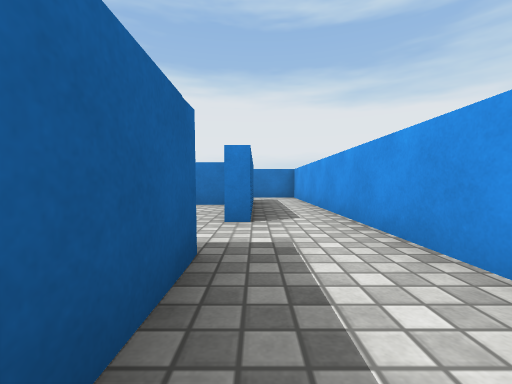
View 1 (above)

16 first-person views from a walk through a 3-D level made in the Unity game engine. The camera is 0.51 m above the floor, tilts 2° down and sees 90° across. The floor is counted in squares, 1 m on a side. Each view is taken from the middle of a square. On the plan, view 1 faces up. The plan holds only what a view shows up to about 9 squares ahead; the rest is blank. The player character is not drawn. Surface patterns are stand-ins for the level's own textures.

View 2
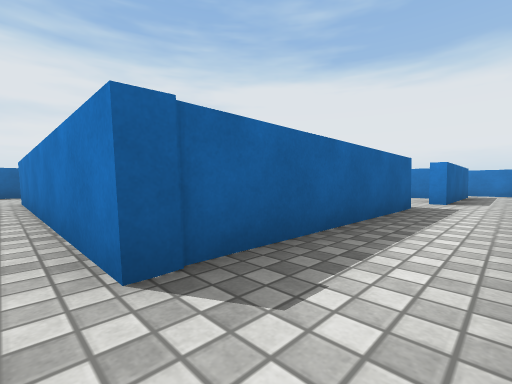

View 3
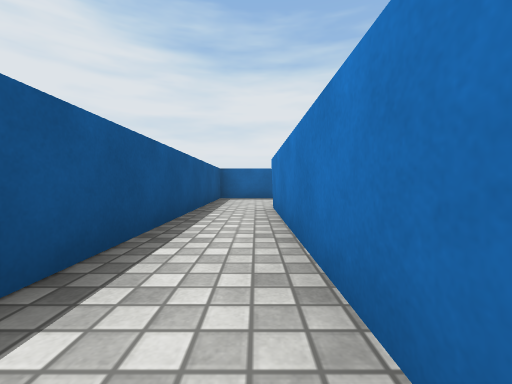

View 4
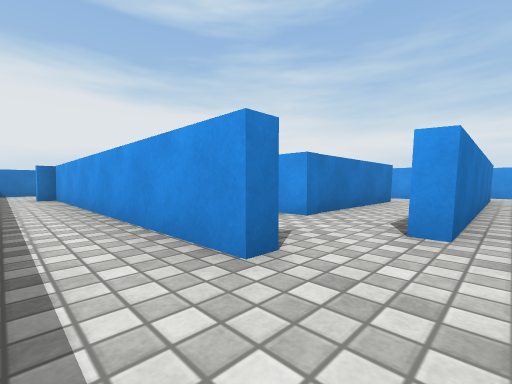

View 5
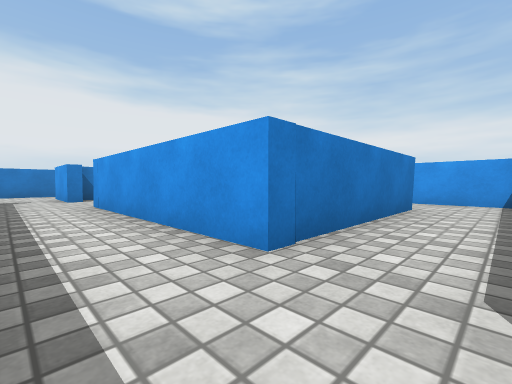

View 6
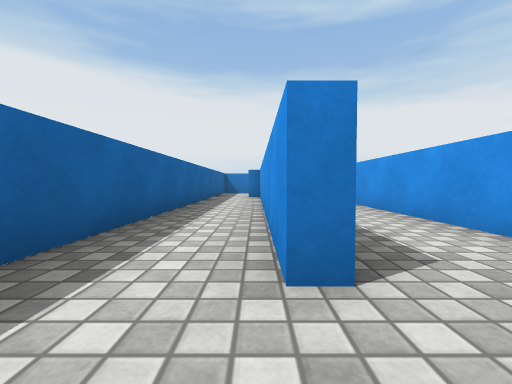

View 7
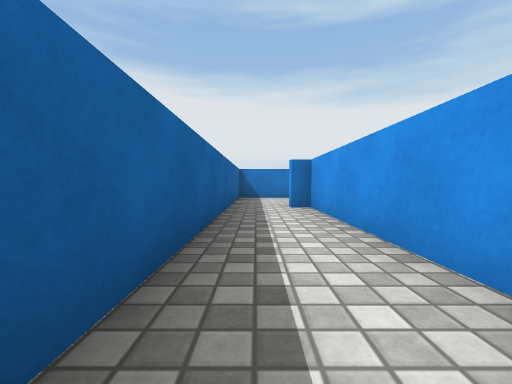

View 8
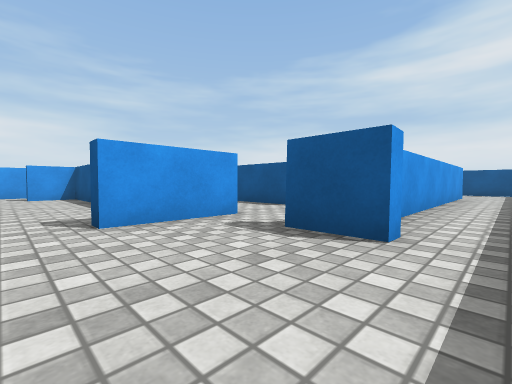

View 9
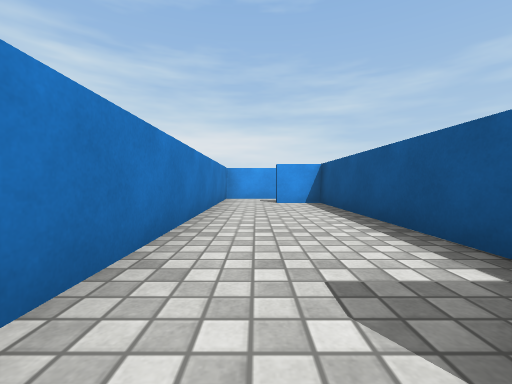

View 10
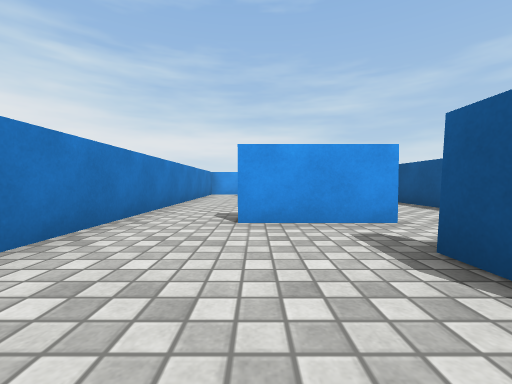

View 11
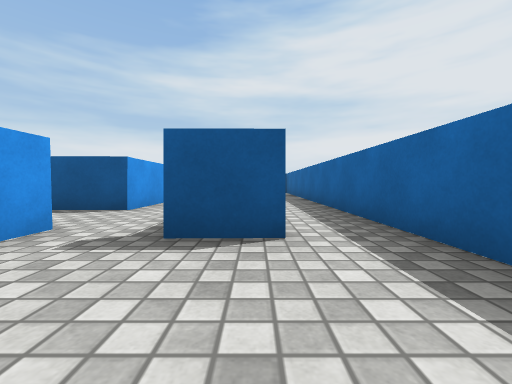

View 12
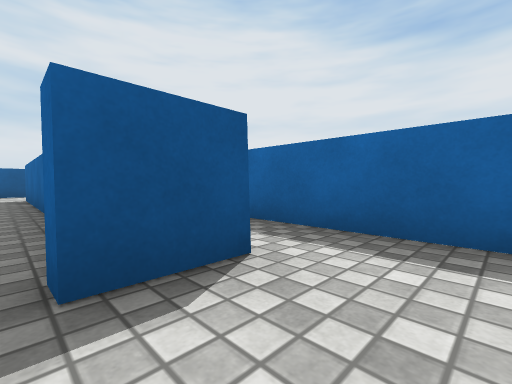

View 13
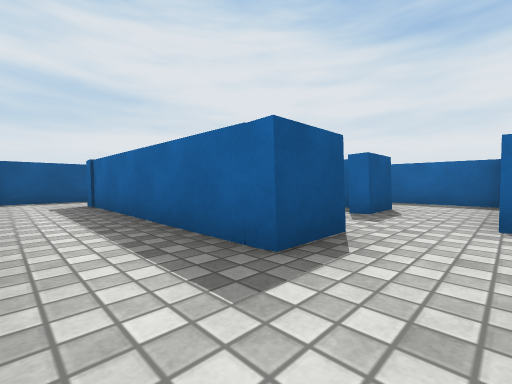

View 14
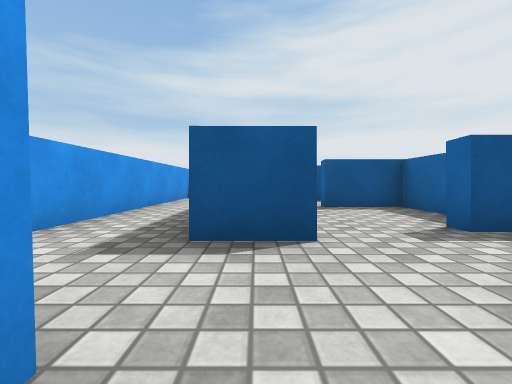

View 15
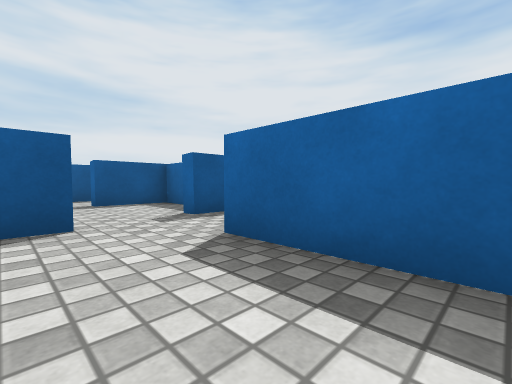

View 16
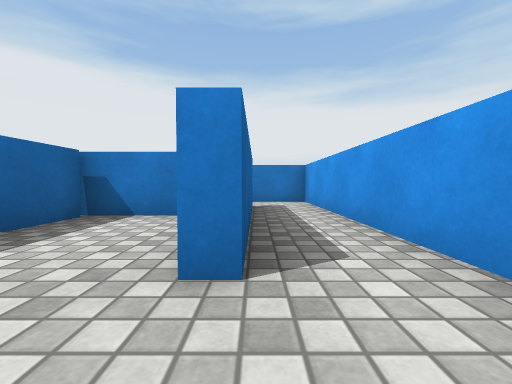

### Floor plan
Key: @ floor where view 1 was taken; # wall or solid block; . floor; T thing the floor can be seen under or through.
Columns run from 11 left of view 1 to 2 right of it. Each row starts with its distance up from view 1.
  9 ##############
  8 #............#
  7 #...#......#.#
  6 #..TT#######.#
  5 #.#TT.  #..#.#
  4 #.#.....#..#.#
  3 #.#..####....#
  2 #.#..#.......#
  1 #.#..#.#..#..#
  0 #.#..#.#..#@.#
 -1 #.#..####.#..#
 -2 #.#.......#..#
 -3 #...#######..#
 -4 #............#
 -5 ##############

Where each view was taken, in squares from view 1:
view 1: 0 up, 0 right, facing up
view 2: 4 down, 1 right, facing up-left
view 3: 4 down, 2 left, facing left
view 4: 4 down, 10 left, facing up-right
view 5: 3 down, 8 left, facing up-right
view 6: 4 down, 9 left, facing up
view 7: 0 up, 10 left, facing up
view 8: 8 up, 10 left, facing down-right
view 9: 8 up, 7 left, facing right
view 10: 7 up, 10 left, facing right
view 11: 8 up, 9 left, facing down
view 12: 7 up, 8 left, facing down-left
view 13: 3 up, 1 right, facing down-left
view 14: 4 up, 1 left, facing down
view 15: 5 up, 1 left, facing down-left
view 16: 2 up, 0 right, facing up
